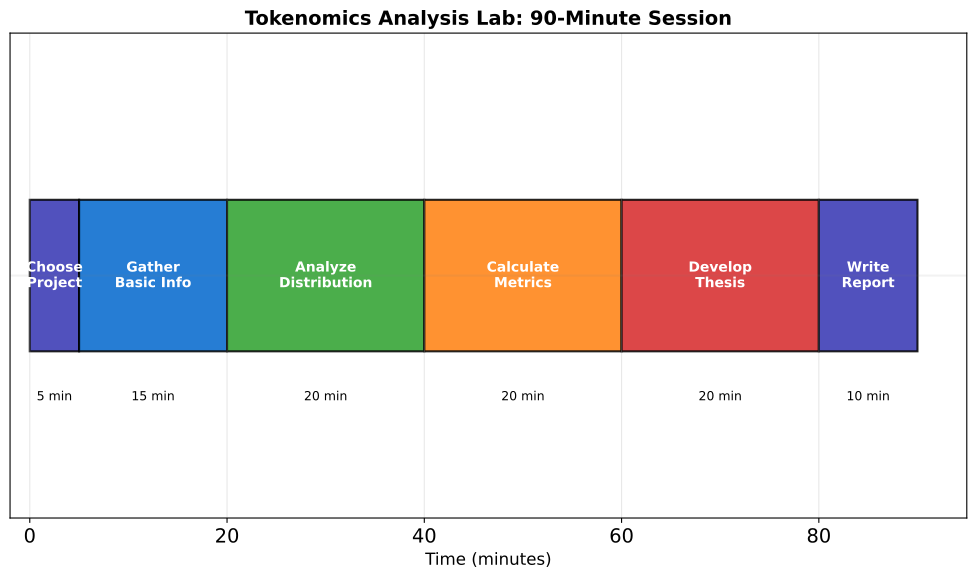

The script that saved this image:
"""Tokenomics Lab Workflow"""
import matplotlib.pyplot as plt
import numpy as np
from pathlib import Path

plt.rcParams.update({'font.size': 14, 'figure.figsize': (10, 6), 'figure.dpi': 150})
MLBLUE, MLORANGE, MLGREEN, MLRED, MLPURPLE = '#0066CC', '#FF7F0E', '#2CA02C', '#D62728', '#3333B2'

fig, ax = plt.subplots(figsize=(10, 6))
exercises = ['Choose\nProject', 'Gather\nBasic Info', 'Analyze\nDistribution', 'Calculate\nMetrics', 'Develop\nThesis', 'Write\nReport']
durations = [5, 15, 20, 20, 20, 10]
colors = [MLPURPLE, MLBLUE, MLGREEN, MLORANGE, MLRED, MLPURPLE]
positions = np.cumsum([0] + durations[:-1])

for i, (pos, dur, ex, col) in enumerate(zip(positions, durations, exercises, colors)):
    ax.barh(0, dur, left=pos, height=0.5, color=col, edgecolor='black', linewidth=1.5, alpha=0.85)
    ax.text(pos + dur/2, 0, ex, ha='center', va='center', fontsize=14, fontweight='bold', color='white')
    ax.text(pos + dur/2, -0.4, f'{dur} min', ha='center', va='center', fontsize=14)

ax.set_xlim(-2, 95)
ax.set_ylim(-0.8, 0.8)
ax.set_xlabel('Time (minutes)', fontsize=15)
ax.set_title('Tokenomics Analysis Lab: 90-Minute Session', fontweight='bold', fontsize=14)
ax.axhline(y=0, color='gray', linestyle='-', alpha=0.1)
ax.set_yticks([])
ax.grid(True, alpha=0.3, axis='x')
plt.tight_layout()
plt.savefig(Path(__file__).parent / 'chart.pdf', bbox_inches='tight', dpi=300)
plt.close()
